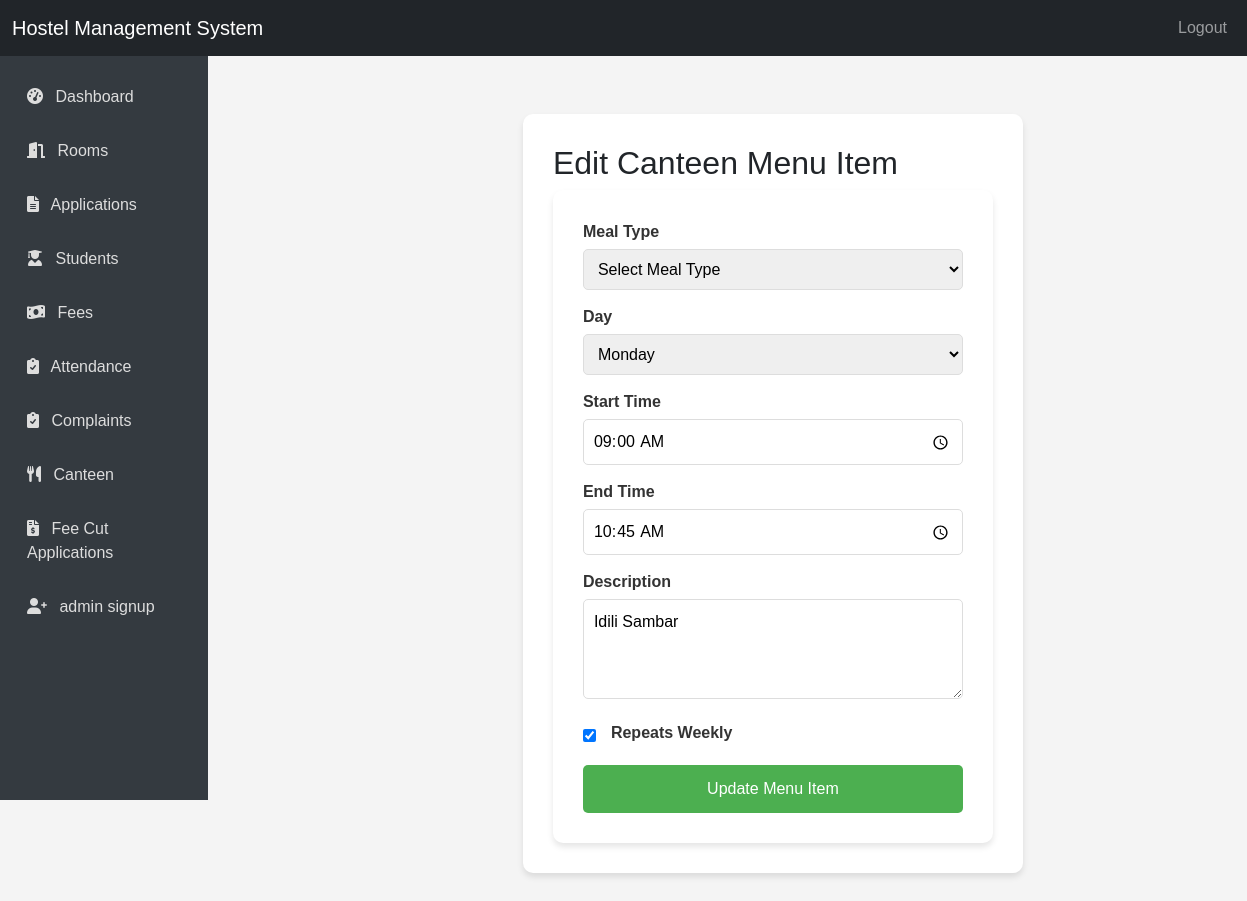
Screenshot of /admin/canteen/1/edit (signed in) with the database file from the repository.
### hostel1.11-main/hostel1.0/app.py (models this page shows)
class CanteenMenu(db.Model):
    id = db.Column(db.Integer, primary_key=True)
    meal_type = db.Column(db.String(50), nullable=False)
    day = db.Column(db.String(10), nullable=False)  # Monday, Tuesday, etc.
    date = db.Column(db.Date, nullable=True)  # Only for non-repeating items
    start_time = db.Column(db.Time, nullable=False)
    end_time = db.Column(db.Time, nullable=False)
    description = db.Column(db.Text, nullable=False)
    repeats_weekly = db.Column(db.Boolean, default=False)  # New field
    created_at = db.Column(db.DateTime, default=datetime.utcnow)
    feedback = db.relationship('CanteenFeedback', backref='menu', lazy=True)

### hostel1.11-main/hostel1.0/app.py (the view, shortened to what this page needs)
@app.route('/admin/canteen/<int:menu_id>/edit', methods=['GET', 'POST'])
def edit_canteen_menu(menu_id):
    if 'user_id' not in session or session['role'] != 'admin':
        return redirect(url_for('login'))
    menu_item = CanteenMenu.query.get_or_404(menu_id)
    return render_template('admin/edit_canteen_menu.html', menu_item=menu_item)

### hostel1.11-main/hostel1.0/templates/admin/edit_canteen_menu.html (shortened to what this page needs)
{% extends 'layout.html' %}
{% block content %}
<div class="container mt-4">
    <h2>Edit Canteen Menu Item</h2>
</head>
<body>
    <div class="container">
        <form method="POST">
            <div class="form-group">
                <label>Meal Type</label>
                <select name="meal_type" required>
                    <option value="">Select Meal Type</option>
                </select>
            </div>
            <div class="form-group">
                <label>Day</label>
                <select name="day" required>
                    <option value="Monday" {% if menu_item.day == 'Monday' %}selected{% endif %}>Monday</option>
                </select>
            </div>
            <div class="form-group">
                <label>Start Time</label>
                <input type="time" name="start_time" value="{{ menu_item.start_time.strftime('%H:%M') }}" required>
            </div>
            <div class="form-group">
                <label>End Time</label>
                <input type="time" name="end_time" value="{{ menu_item.end_time.strftime('%H:%M') }}" required>
            </div>
            <div class="form-group">
                <label>Description</label>
                <textarea name="description" placeholder="Enter menu description">{{ menu_item.description }}</textarea>
            </div>
            <div class="form-group checkbox-group">
                <input type="checkbox" name="repeats_weekly" id="repeats_weekly"
                       {% if menu_item.repeats_weekly %}checked{% endif %}>
                <label for="repeats_weekly">Repeats Weekly</label>
            </div>
            <button type="submit" class="submit-btn">Update Menu Item</button>
        </form>
    </div>
</body>
</div>
{% endblock %}

### hostel1.11-main/hostel1.0/templates/admin/edit_canteen_menu.html (style rules this page uses)
* { margin: 0; padding: 0; box-sizing: border-box; }
body { font-family: Arial, sans-serif; background-color: #f4f4f4; display: flex; justify-content: center; align-items: center; min-height: 100vh; padding: 20px; }
.container { background-color: white; padding: 30px; border-radius: 10px; box-shadow: 0 4px 6px rgba(0, 0, 0, 0.1); width: 100%; max-width: 500px; }
.form-group { margin-bottom: 15px; }
.form-group label { display: block; margin-bottom: 5px; font-weight: bold; color: #333; }
.form-group input, .form-group select, .form-group textarea { width: 100%; padding: 10px; border: 1px solid #ddd; border-radius: 5px; font-size: 16px; }
.form-group textarea { resize: vertical; min-height: 100px; }
.checkbox-group { display: flex; align-items: center; gap: 10px; }
.checkbox-group input { width: auto; margin-right: 5px; }
.submit-btn { width: 100%; padding: 12px; background-color: #4CAF50; color: white; border: none; border-radius: 5px; font-size: 16px; cursor: pointer; transition: background-color 0.3s ease; }

### rows the page displays
CanteenMenu: day "Monday", start_time "09:00", end_time "10:45", description "Idili Sambar", repeats_weekly "☑"
